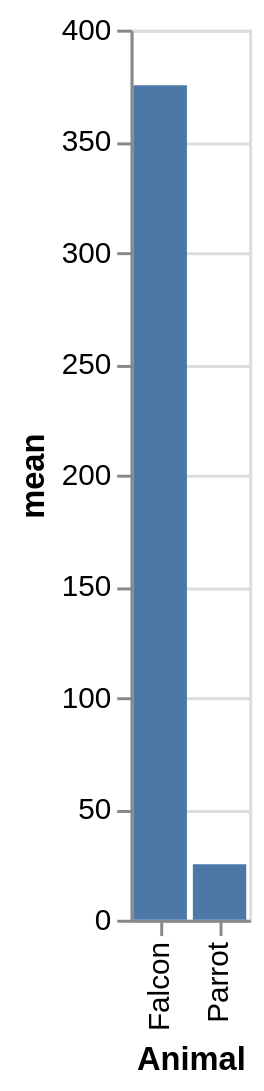

Notebook code for this chart:
### Code cell
# Render the Chart: Display the chart.
# You can also do: chart.display()
chart

### Figure 1 — Vega-Lite specification as saved in the notebook (floating-point values rounded to 4 significant figures)
{"config": {"view": {"continuousWidth": 300, "continuousHeight": 300}}, "data": {"name": "data-61f6b0144f236361c8c05cc365593ac7"}, "mark": {"type": "bar"}, "encoding": {"x": {"field": "Animal", "type": "ordinal"}, "y": {"field": "mean", "type": "quantitative"}}, "$schema": "https://vega.github.io/schema/vega-lite/v6.1.0.json", "datasets": {"data-61f6b0144f236361c8c05cc365593ac7": [{"Animal": "Falcon", "mean": 375.0, "count": 750.0}, {"Animal": "Parrot", "mean": 25.0, "count": 50.0}]}}
